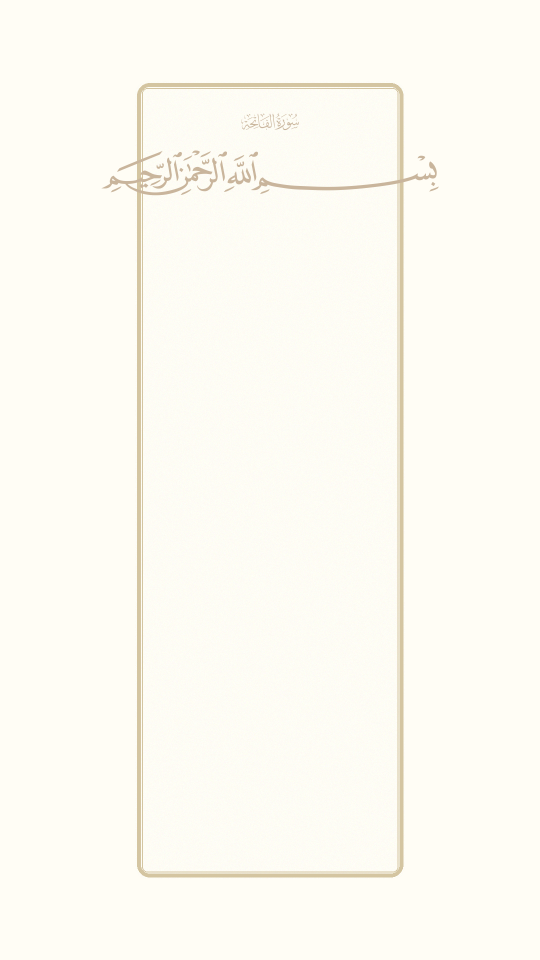
#> input picture repro_final_surah_1.png, 1080 x 1920 px (shown at 1/2 size)
$ python analyze_repro.py
#> lines starting #> are read from the running program, lines starting #| are printed output that depends on the picture; after the words box and inside, x2 and y2 are one past the last pixel; in counts of white or black regions, pixels touching at a corner belong together
from PIL import Image
import numpy as np
import os

def analyze_image(filename):
#> called with filename = 'repro_final_surah_1.png'
    print(f"--- Analyzing {filename} ---")
    img = Image.open(filename).convert("RGB")
#> img is the input picture: PIL image 1080x1920 RGB; mean R, G, B 253.3, 251.2, 242.7
    arr = np.array(img)

    # Target font color: rgb(201, 181, 156)
    target_color = (201, 181, 156)

    # Allow some tolerance due to anti-aliasing
    diff = np.abs(arr - target_color)
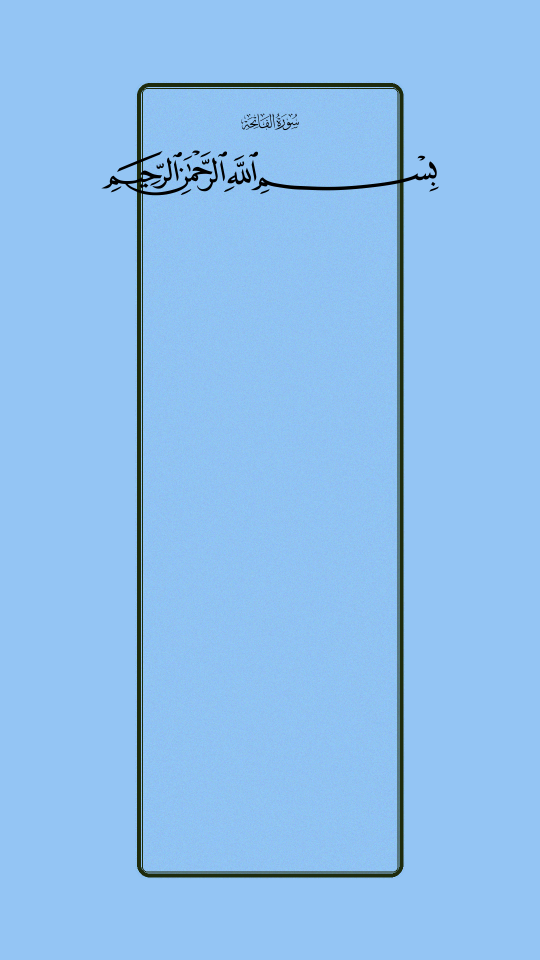
#> diff: shape (1920, 1080, 3) int64 (shown at 1/2 size); mean R, G, B 52.3, 70.2, 86.7; drawn with min black and max white
    mask = np.all(diff < 5, axis=-1)
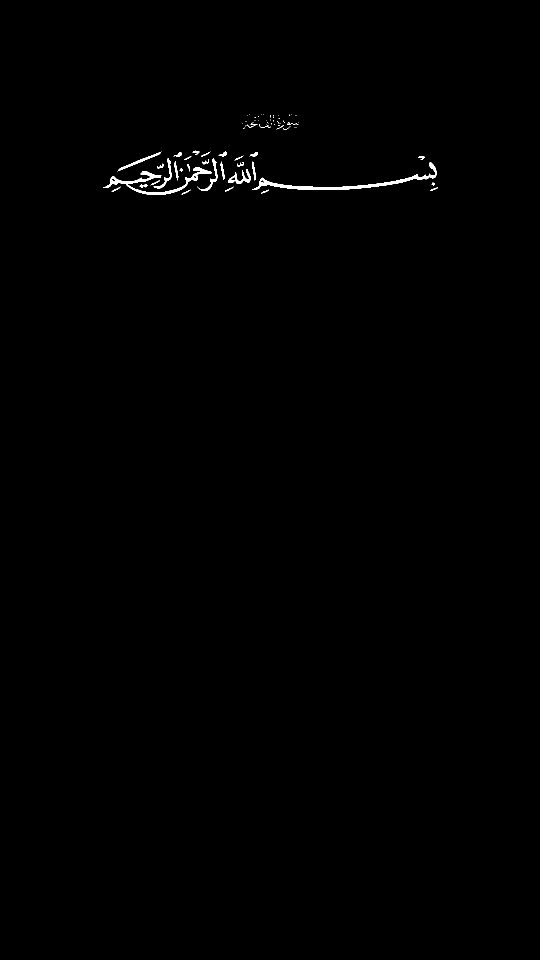
#> mask: shape (1920, 1080) bool (shown at 1/2 size); 0.36% white; 77 white regions (43 under 20 px), largest, box (x1, y1, x2, y2) and area: (504, 324, 873, 380) 2418, (206, 334, 424, 390) 1925, (456, 338, 501, 368) 458

    # Grid parameters from repro script
    height = 1920
    top_margin = height * 0.1 # 192.0
    line_height = (height * 0.8) / 15 # 102.4

    slots = [
        ("Surah Header", top_margin, top_margin + line_height),
        ("Bismillah", top_margin + line_height, top_margin + 2 * line_height)
    ]

    for name, top, bottom in slots:
        # Crop exactly to the slot area for measurement
        slot_mask = mask[int(top):int(bottom), :]

        coords = np.argwhere(slot_mask)
        if coords.size > 0:
            y_min, x_min = coords.min(axis=0)
            y_max, x_max = coords.max(axis=0)

            # These are relative to the top of the slot
            visual_h = y_max - y_min
            visual_center_y = (y_min + y_max) / 2
            slot_center_y = (bottom - top) / 2

            offset_y = visual_center_y - slot_center_y

            # Horizontal centering
            visual_center_x = (x_min + x_max) / 2
            width_center = arr.shape[1] / 2
            offset_x = visual_center_x - width_center

            print(f"DEBUG: {name} visual_h={visual_h}, visual_center_y={visual_center_y:.2f}, slot_center_y={slot_center_y:.2f}")
            print(f"DEBUG: {name} visual_w={x_max - x_min}, visual_center_x={visual_center_x:.2f}, width_center={width_center:.2f}")
            print(f"{name}: Y Offset={offset_y:.2f}, X Offset={offset_x:.2f}")

            if abs(offset_y) < 1.0:
                 print("  Result Y: Perfectly centered")
            else:
                 print(f"  Result Y: Offset by {offset_y:.2f}")

            if abs(offset_x) < 2.0: # Allow slightly more for odd widths
                 print("  Result X: Perfectly centered")
            else:
                 print(f"  Result X: Offset by {offset_x:.2f}")
        else:
            print(f"{name}: No content found in slot {top}-{bottom}")
#> this loop made 2 passes
#> (y_min, x_min, y_max, x_max, visual_h, visual_center_y, offset_y, visual_center_x) on passes 1 to 2: (36, 484, 67, 596, 31, 51.5, 0.3, 540), (7, 206, 95, 875, 88, 51, -0.2, 540.5)
#| DEBUG: Surah Header visual_h=31, visual_center_y=51.50, slot_center_y=51.20
#| DEBUG: Surah Header visual_w=112, visual_center_x=540.00, width_center=540.00
#| Surah Header: Y Offset=0.30, X Offset=0.00
#| DEBUG: Bismillah visual_h=88, visual_center_y=51.00, slot_center_y=51.20
#| DEBUG: Bismillah visual_w=669, visual_center_x=540.50, width_center=540.00
#| Bismillah: Y Offset=-0.20, X Offset=0.50
#> pass 1, in analyze_image, `slot_mask = mask[int(top):int(bottom), :]`:
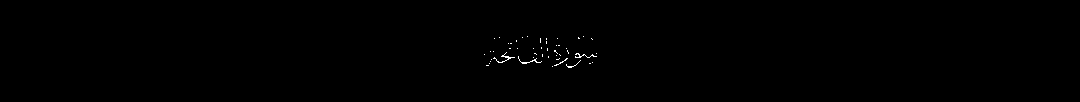
#> slot_mask: shape (102, 1080) bool; 0.22% white in thin lines or dots, all inside (x1, y1, x2, y2) = (484, 36, 597, 68)
#> pass 2, in analyze_image, `slot_mask = mask[int(top):int(bottom), :]`:
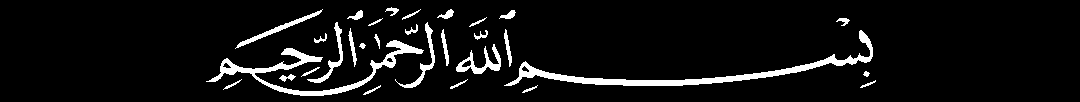
#> slot_mask: shape (102, 1080) bool; 6.6% white; 30 white regions, largest, box (x1, y1, x2, y2) and area: (504, 30, 873, 86) 2418, (206, 40, 424, 96) 1925, (456, 44, 501, 74) 458

if __name__ == "__main__":
    import sys
    if len(sys.argv) > 1:
        for arg in sys.argv[1:]:
            analyze_image(arg)
    else:
        for f in ["repro_final_surah_1.png", "repro_final_surah_2.png"]:
             if os.path.exists(f):
                 analyze_image(f)
#> pass 2 of the loop `for f in ["repro_final_surah_1.png", "repro_final_surah_2.png"]:`:
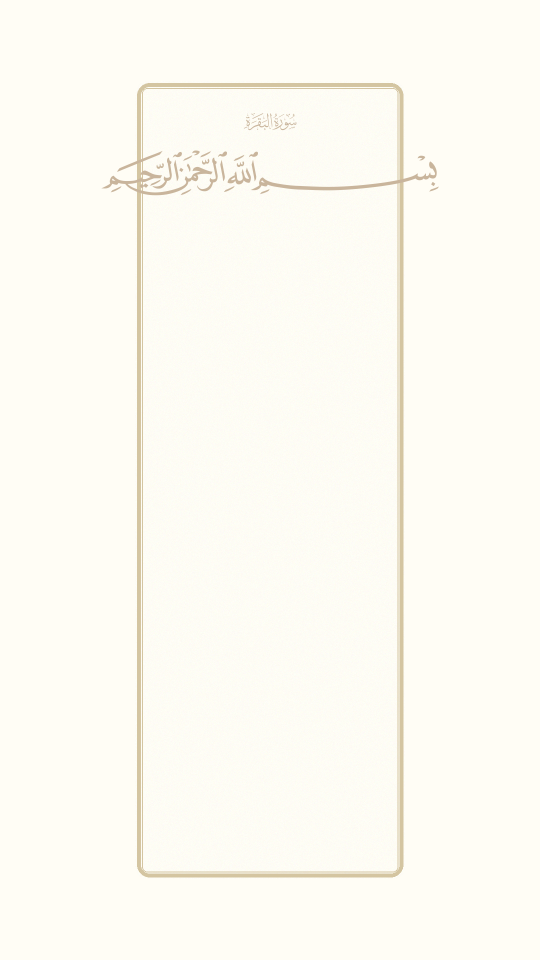
#> input picture repro_final_surah_2.png, 1080 x 1920 px (shown at 1/2 size)
#> in analyze_image, img is the input picture: PIL image 1080x1920 RGB; mean R, G, B 253.3, 251.2, 242.7
#> in analyze_image (call 2), `mask = np.all(diff < 5, axis=-1)`:
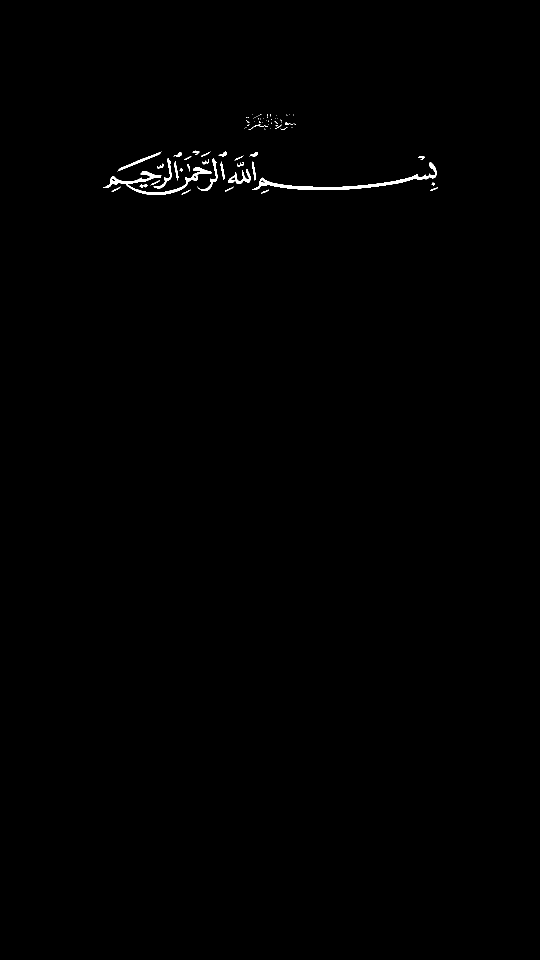
#> mask: shape (1920, 1080) bool (shown at 1/2 size); 0.36% white; 82 white regions (50 under 20 px), largest, box (x1, y1, x2, y2) and area: (504, 324, 873, 380) 2417, (206, 334, 424, 390) 1926, (456, 338, 501, 368) 458
#> the loop in analyze_image (call 2), `for name, top, bottom in slots:` made 2 passes
#> (y_min, x_min, y_max, x_max, visual_h, visual_center_y, offset_y, visual_center_x) on passes 1 to 2: (36, 488, 67, 591, 31, 51.5, 0.3, 539.5), (7, 206, 95, 875, 88, 51, -0.2, 540.5)
#> (printed output is left out)
#> pass 2, in analyze_image (call 2), `slot_mask = mask[int(top):int(bottom), :]`:
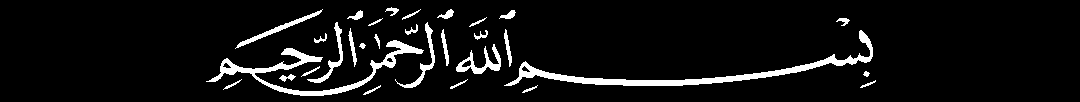
#> slot_mask: shape (102, 1080) bool; 6.6% white; 30 white regions, largest, box (x1, y1, x2, y2) and area: (504, 30, 873, 86) 2417, (206, 40, 424, 96) 1926, (456, 44, 501, 74) 458
